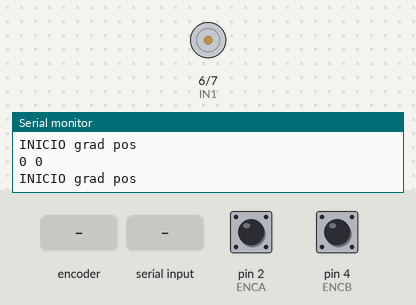
Simulated run of this sketch. Board: Arduino Uno, built with avr-gcc and run on an emulated ATmega328P. Shown: motor-driver pin pairs drawn as motors (green arrow = first pin HIGH = forward, orange = second pin HIGH = backward, longer = more drive, scaled by the enable pin), the last lines printed to the serial monitor. Inputs (shaded band) come from the test bench; at power-on: pin 2 (ENCA) HIGH, pin 4 (ENCB) HIGH.

Above: at 1.2 s.
1.3 s: rotary encoder on pin 2 (ENCA) / pin 4 (ENCB) turned 3 steps (first pin leading)
At 1.65 s:
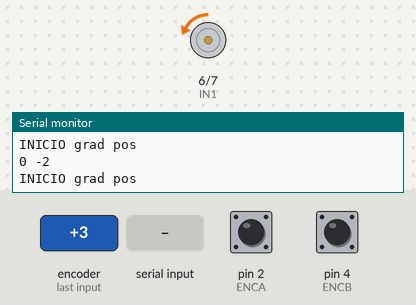
3.4 s: "90,45," received over Serial
At 5.6 s:
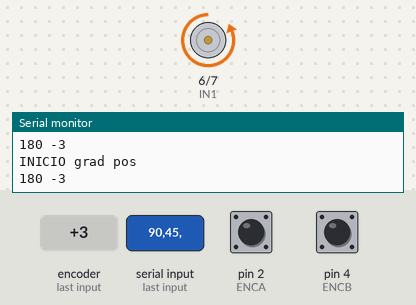
5.9 s: "0," received over Serial
At 8.3 s:
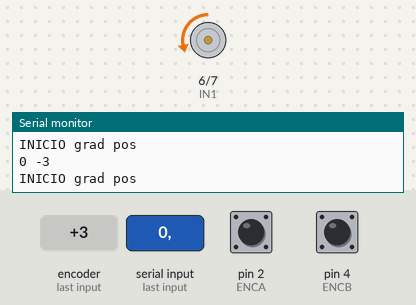
8.9 s: rotary encoder on pin 2 (ENCA) / pin 4 (ENCB) turned 3 steps (first pin leading)
12.5 s: "30,150," received over Serial
15.5 s: "1," received over Serial
At 17.3 s:
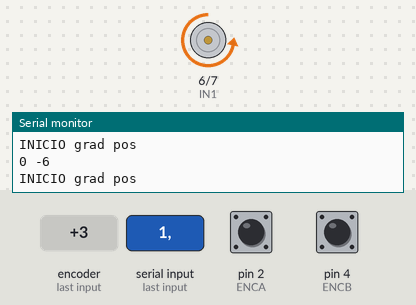
Timing chart, 0 to 19.5 s (numbered marks = the images above; inputs shaded):
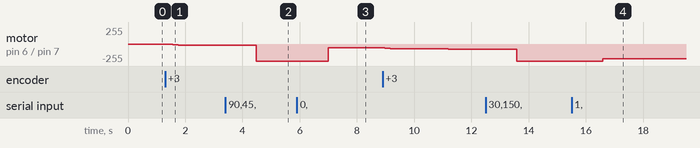

Measured:
- after the input at 1.3 s, motor on pin 6 (IN1) / pin 7 (IN2): stopped → backward 6/255 after 0.07 s, → backward 12/255 0.19 s later, → backward 18/255 0.19 s later
- after the input at 3.4 s, motor on pin 6 (IN1) / pin 7 (IN2): backward 18/255 → backward 255/255 after 1.1 s
- after the input at 5.9 s, motor on pin 6 (IN1) / pin 7 (IN2): backward 255/255 → backward 55/255 after 1.1 s
- after the input at 15.5 s, motor on pin 6 (IN1) / pin 7 (IN2): backward 255/255 → backward 221/255 after 1.1 s, → backward 222/255 0.08 s later, → backward 223/255 2.1 s later

The sketch:

codigo_DC_Motores_instant_backup.ino
```cpp
#include <util/atomic.h> // For the ATOMIC_BLOCK macro

#define IN1 6    // Input3 conectada al pin 5 DC1
#define IN2 7    // Input4 conectada al pin 4 DC2
#define ENCA 2    // ENA conectada al pin 3 de Arduino
#define ENCB 4    //ENB
#define PWM1 5     // PWM Velocidad

int dir;
int grad;
int pulsos = 0;
int valor_pulsos = 0;
const int ratio = 1580;

//int contador = 0;
//int contador2 = 0;
int rounds = 0;
int limit;

volatile int posi = 0; // specify posi as volatile
long prevT = 0;
float eprev = 0;
float eintegral = 0;

void setup() {
  Serial.begin(9600);
  pinMode(ENCA, INPUT);
  pinMode(ENCB, INPUT);
  attachInterrupt(digitalPinToInterrupt(ENCA), readEncoder, RISING);
  // attachInterrupt(digitalPinToInterrupt(ENCB), readEncoder, RISING);

  pinMode(PWM1, OUTPUT);
  pinMode(IN1, OUTPUT);
  pinMode(IN2, OUTPUT);

}

void loop() {

  Serial.println("INICIO grad pos");
  // wait until serial available
  if (Serial.available()) {
    Serial.println("Nueva operación");
    Serial.println("Operación: dir, valor");
    Serial.println("dir: izquierda 0, derecha 1");
    dir = (int)Serial.readStringUntil(',').toInt();
    grad = (int)Serial.readStringUntil('\n').toInt();
    Serial.println(dir);
    Serial.println(grad);
    if (grad >= 0 && grad <= 360) {
      pulsos = grad * (ratio / 360);
    }
    else {
      Serial.print("Valor por encima de 360º");
      return;
    }
    switch (dir) {
      case 0:
        Serial.println("Giro hacia la izquierda");
        pulsos = -pulsos;
        break;
      case 1:
        Serial.println("Giro hacia la derecha");
        break;
      default:
        Serial.println("Operación no reconocida");
        return;
    }
  }

  // PID constants
  float kp = 6;
  float kd = 0.01;
  float ki = 0.08;

  // time difference
  long currT = micros();
  float deltaT = ((float) (currT - prevT)) / ( 1.0e6 );
  prevT = currT;

  // Read the position in an atomic block to avoid a potential
  // misread if the interrupt coincides with this code running
  int pos = 0;
  ATOMIC_BLOCK(ATOMIC_RESTORESTATE) {
    pos = posi;
  }

  // error

  float e = posi - pulsos;

  // derivative
  float dedt = (e - eprev) / (deltaT);

  // integral
  eintegral = eintegral + e * deltaT;

  // control signal
  float u = kp * e + kd * dedt + ki * eintegral;

  // motor power
  float pwr = fabs(u);
  if ( pwr > 255 ) {
    pwr = 255;
  }

  // motor direction
  int dir = 1;
  if (u < 0) {
    dir = -1;
  }

  // signal the motor
  setMotor(dir, pwr, PWM1, IN1, IN2);


  // store previous error
  eprev = e;

  Serial.print(pulsos);
  Serial.print(" ");
  Serial.print(pos);
  Serial.println();
}

void setMotor(int dir, int pwmVal, int pwm, int in1, int in2) {
  //set direction and speed of motor
  analogWrite(pwm, pwmVal);
  if (dir == 1) {
    digitalWrite(in1, HIGH);
    digitalWrite(in2, LOW);
  }
  else if (dir == -1) {
    digitalWrite(in1, LOW);
    digitalWrite(in2, HIGH);
  }
  else {
    digitalWrite(in1, LOW);
    digitalWrite(in2, LOW);
    dir = 0;
    pulsos = 0;
  }
}

void readEncoder() { //run when A triggers interrupts
  int b = digitalRead(ENCB);
  if (b > 0) { //determine whether A or B interrupted first -> direction
    posi++;
  }
  else {
    posi--;
  }
}
```
